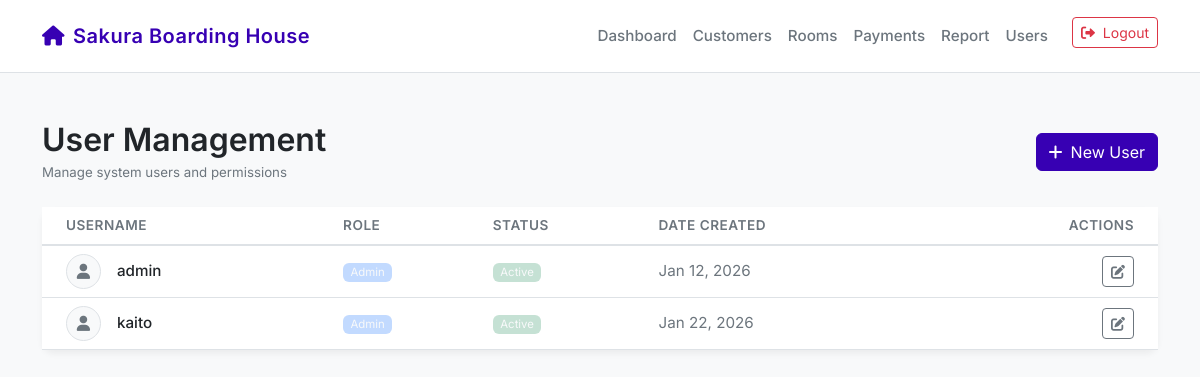
Screenshot of /users/ (signed in) with the database file from the repository.
### Payment_Scheduler/models.py (models this page shows, shortened)
class BoardingHouseUser(AbstractUser):
    ROLE_CHOICES = (
        ('Admin', 'Admin'),
        ('User', 'User'),
    )
    STATUS_CHOICES = (
        ('Active', 'Active'),
        ('Inactive', 'Inactive'),
    )
    role = models.CharField(max_length=10, choices=ROLE_CHOICES, default='User')
    status = models.CharField(max_length=10, choices=STATUS_CHOICES, default='Active')
    date_created = models.DateTimeField(auto_now_add=True)

### Payment_Scheduler/views.py (the view)
# urls.py: path('users/', views.user_management_view, name='users'),
@login_required
@admin_required
def user_management_view(request):
    users = BoardingHouseUser.objects.all()
    return render(request, 'Payment_Scheduler/user.html', {'users': users})

### Payment_Scheduler/views.py (called while the page is built)
def is_admin(user):
    return user.role == 'Admin'

### Payment_Scheduler/templates/Payment_Scheduler/user.html (shortened to what this page needs)
{% extends 'Payment_Scheduler/base.html' %}
{% block content %}
<div class="d-flex justify-content-between align-items-center mb-4">
    <div>
        <h2 class="mb-1">User Management</h2>
        <p class="text-secondary small mb-0">Manage system users and permissions</p>
    </div>
    <a href="{% url 'user_create' %}" class="btn btn-primary">
        <i class="fas fa-plus me-2"></i>New User
    </a>
</div>
<div class="card border-0">
    <div class="table-responsive">
        <table class="table table-hover mb-0">
            <thead>
                <tr>
                    <th class="ps-4">Username</th>
                    <th>Role</th>
                    <th>Status</th>
                    <th>Date Created</th>
                    <th class="text-end pe-4">Actions</th>
                </tr>
            </thead>
            <tbody>
                {% for u in users %}
                <tr>
                    <td class="ps-4 fw-medium">
                        <div class="d-flex align-items-center">
                            <div class="rounded-circle bg-light d-flex align-items-center justify-content-center me-3 border" style="width: 35px; height: 35px;">
                                <i class="fas fa-user text-secondary"></i>
                            </div>
                            {{ u.username }}
                        </div>
                    </td>
                    <td>
                        <span class="badge {% if u.role == 'Admin' %}bg-primary{% else %}bg-info{% endif %} bg-opacity-25 text-light fw-normal">
                            {{ u.role }}
                        </span>
                    </td>
                    <td>
                        <span class="badge {% if u.status == 'Active' %}bg-success{% else %}bg-secondary{% endif %} bg-opacity-25 text-light fw-normal">
                            {{ u.status }}
                        </span>
                    </td>
                    <td class="text-secondary">{{ u.date_created|date:"M d, Y" }}</td>
                    <td class="text-end pe-4">
                        <a href="{% url 'user_edit' u.pk %}" class="btn btn-sm btn-outline-secondary" title="Edit">
                            <i class="fas fa-edit"></i>
                        </a>
                    </td>
                </tr>
                {% endfor %}
            </tbody>
        </table>
    </div>
</div>
{% endblock %}

### Payment_Scheduler/templates/Payment_Scheduler/base.html (style rules this page uses)
:root { --bg-color: #f8f9fa; --card-bg: #ffffff; --text-primary: #212529; --text-secondary: #6c757d; --accent-color: #6200ea; --primary-color: #3700b3; --success-color: #03dac6; --error-color: #cf6679; --border-color: #dee2e6; }
body { background-color: var(--bg-color); color: var(--text-primary); font-family: 'Inter', -apple-system, BlinkMacSystemFont, "Segoe UI", Roboto, "Helvetica Neue", Arial, sans-serif; -webkit-font-smoothing: antialiased; -moz-osx-font-smoothing: grayscale; min-height: 100vh; font-size: 0.95rem; }
.card { background-color: var(--card-bg); border: 1px solid var(--border-color); border-radius: 12px; box-shadow: 0 4px 6px rgba(0, 0, 0, 0.05); }
.table { color: var(--text-primary); border-color: var(--border-color); }
.table thead th { border-bottom: 2px solid var(--border-color); color: var(--text-secondary); font-weight: 600; text-transform: uppercase; font-size: 0.85rem; letter-spacing: 0.5px; }
.table tbody td { border-bottom: 1px solid var(--border-color); vertical-align: middle; }
.btn-primary { background-color: var(--primary-color); border-color: var(--primary-color); }
h2, h3 { font-weight: 600; margin-bottom: 1.5rem; color: var(--text-primary); }

### rows the page displays
BoardingHouseUser: username "admin", role "Admin", status "Active", date_created "Jan 12, 2026"
BoardingHouseUser: username "kaito", role "Admin", status "Active", date_created "Jan 22, 2026"
